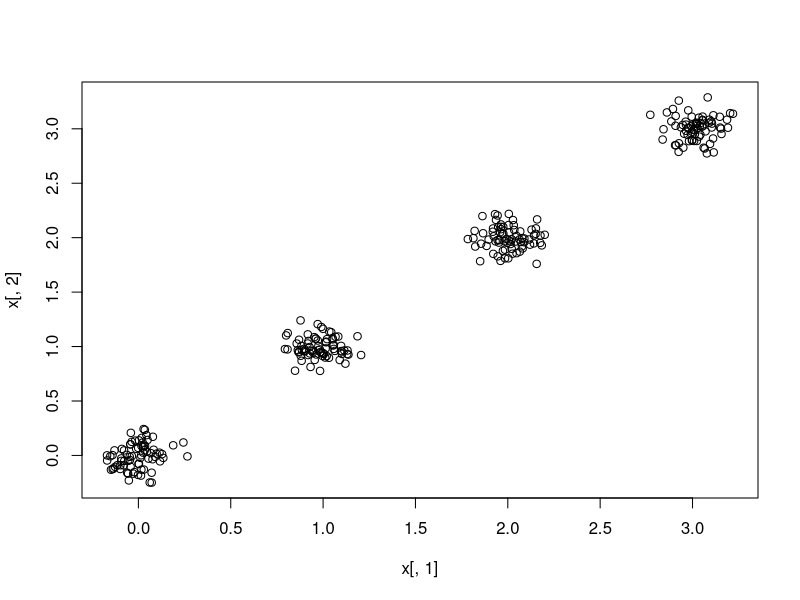
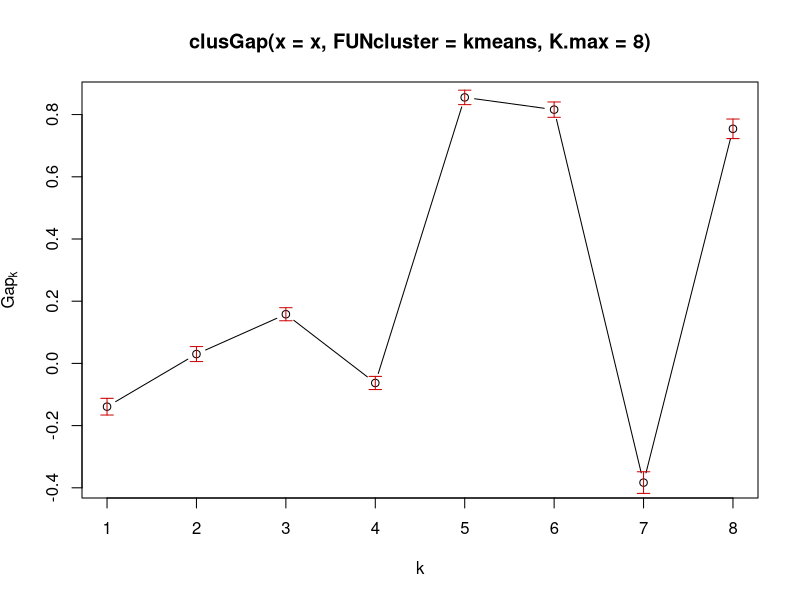
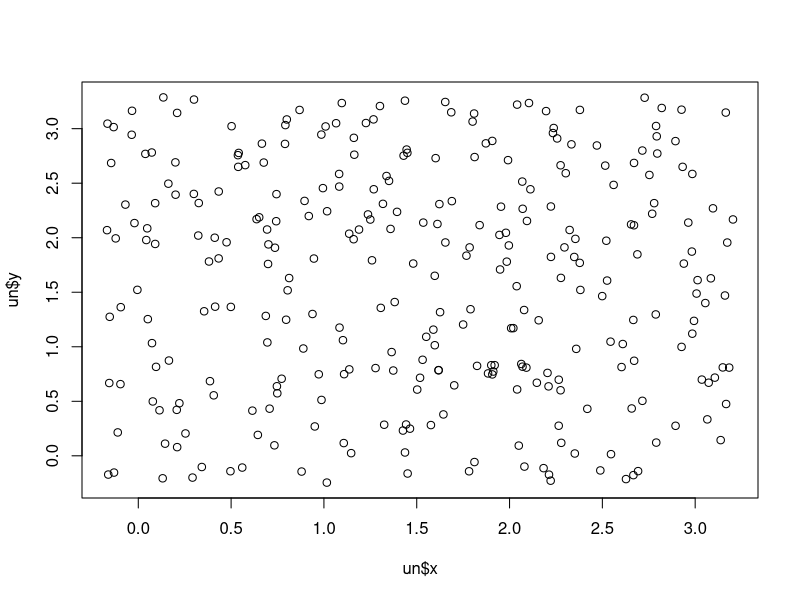
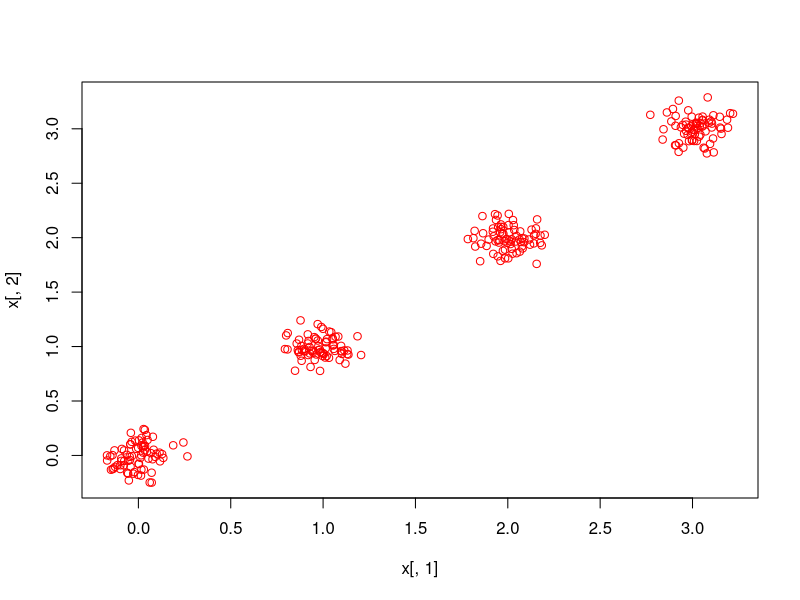
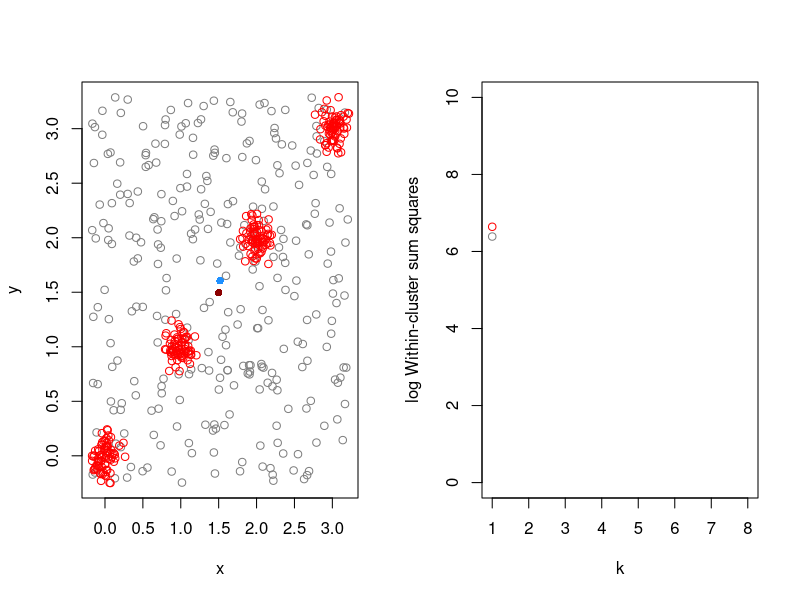
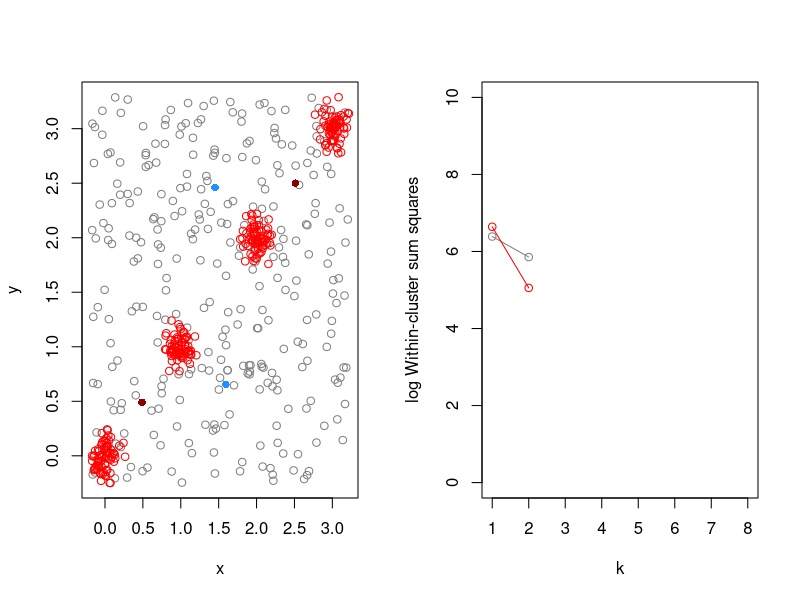
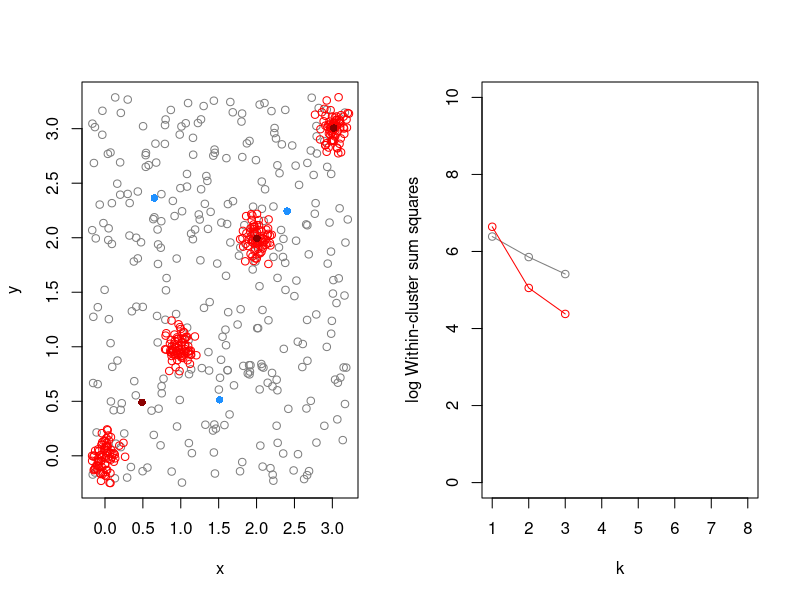
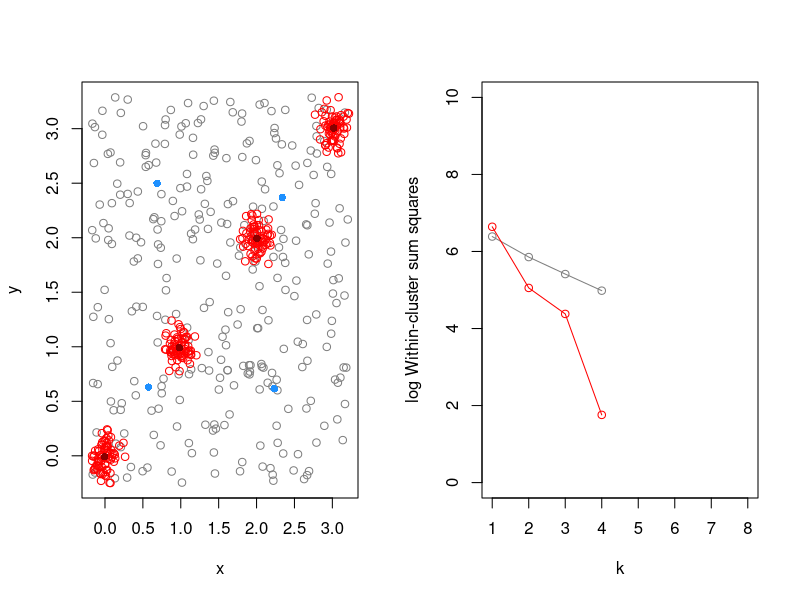

Generate these figures, in order, with R:
library(cluster)

#example clustering

x <- rbind(matrix(rnorm(150,sd = 0.1), ncol = 2),
          matrix(rnorm(150, mean = 1, sd = 0.1), ncol = 2),
           matrix(rnorm(150, mean = 2, sd = 0.1), ncol = 2),
           matrix(rnorm(150, mean = 3, sd = 0.1), ncol = 2))

#plot our toy data
plot(x[,1],x[,2])

# calculate the cluster gap statistic
plot(clusGap(x=x, FUN=kmeans, K.max=8))

# cluster gap intution

xunif <- runif(nrow(x), min(x[,1]), max(x[,1]))
yunif <- runif(nrow(x), min(x[,2]), max(x[,2]))

un <- data.frame(x=xunif, y=yunif)

plot(un$x, un$y)
plot(x[,1],x[,2], col="red")


# demo intuition
k <-  rep(NA, 8)
nullw <- rep(NA, 8)
xw <- rep(NA, 8)

for(i in 1:8){

null_kmeans <- kmeans(un, centers=i)

x_kmeans <- kmeans(x, centers=i)

par(mfrow=c(1,2))
plot(un$x,un$y, col="grey50", xlab="x", ylab="y")
points(null_kmeans$centers[,1],null_kmeans$centers[,2], pch=16, col="dodgerblue")
points(x[,1],x[,2], col="red")
points(x_kmeans$centers[,1],x_kmeans$centers[,2], pch=16, col="darkred")

nullw[i] <- log(null_kmeans$tot.withinss)
xw[i] <- log(x_kmeans$tot.withinss)

plot(1:i,nullw[1:i], xlim=c(1,8), ylim=c(0,10), col="grey50", xlab="k", ylab="log Within-cluster sum squares")
lines(1:i,nullw[1:i], xlim=c(1,8), ylim=c(0,10), col="grey50")
points(1:i,xw[1:i], xlim=c(1,8), ylim=c(0,10), col="red")
lines(1:i,xw[1:i], xlim=c(1,8), ylim=c(0,10), col="red")

k[i] <- log(null_kmeans$tot.withinss)-log(x_kmeans$tot.withinss)

Sys.sleep(3)
}

k


# statistic is not infallible...

numk <- rep(NA, 10)

for(i in 1:10){
x <- rbind(matrix(rnorm(150,sd = 0.1), ncol = 2),
           matrix(rnorm(150, mean = 1, sd = 0.1), ncol = 2),
           matrix(rnorm(150, mean = 2, sd = 0.1), ncol = 2),
           matrix(rnorm(150, mean = 3, sd = 0.1), ncol = 2))
stat <- clusGap(x=x, FUN=kmeans, K.max=8)
numk[i] <- which(stat$Tab[,3]==max(stat$Tab[,3]))
}

hist(numk)